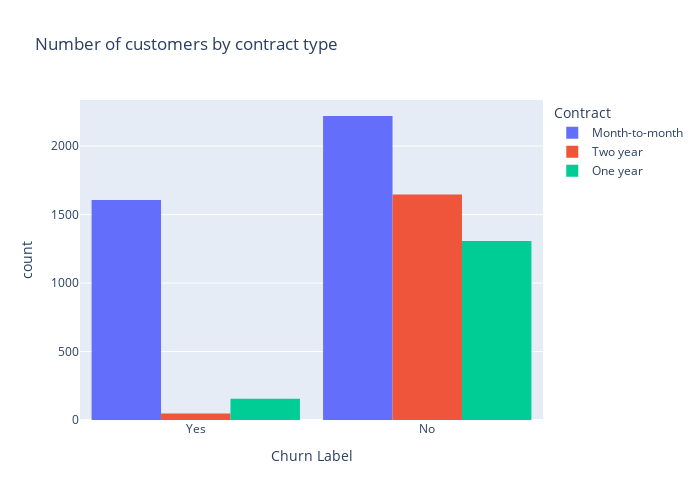

Notebook code for this chart:
### Markdown cell above
#### Contract Types & Charges

### Code cell
# Types of contract:
fig = px.histogram(df, x="Churn Label", color="Contract", barmode="group", title="Number of customers by contract type")
fig.update_layout(width=700, height=500, bargap=0.1)
fig.show()

### Figure 1 — Plotly figure (JSON) as saved in the notebook; plotly's stock layout.template omitted (floating-point values rounded to 4 significant figures; data arrays with more than 128 entries replaced by an {"elided": "..."} marker saying what was removed)
{"data": [{"alignmentgroup": "True", "bingroup": "x", "hovertemplate": "Contract=Month-to-month<br>Churn Label=%{x}<br>count=%{y}<extra></extra>", "legendgroup": "Month-to-month", "marker": {"color": "#636efa", "pattern": {"shape": ""}}, "name": "Month-to-month", "offsetgroup": "Month-to-month", "orientation": "v", "showlegend": true, "type": "histogram", "x": {"elided": "3826 str values"}, "xaxis": "x", "yaxis": "y"}, {"alignmentgroup": "True", "bingroup": "x", "hovertemplate": "Contract=Two year<br>Churn Label=%{x}<br>count=%{y}<extra></extra>", "legendgroup": "Two year", "marker": {"color": "#EF553B", "pattern": {"shape": ""}}, "name": "Two year", "offsetgroup": "Two year", "orientation": "v", "showlegend": true, "type": "histogram", "x": {"elided": "1695 str values"}, "xaxis": "x", "yaxis": "y"}, {"alignmentgroup": "True", "bingroup": "x", "hovertemplate": "Contract=One year<br>Churn Label=%{x}<br>count=%{y}<extra></extra>", "legendgroup": "One year", "marker": {"color": "#00cc96", "pattern": {"shape": ""}}, "name": "One year", "offsetgroup": "One year", "orientation": "v", "showlegend": true, "type": "histogram", "x": {"elided": "1463 str values"}, "xaxis": "x", "yaxis": "y"}], "layout": {"bargap": 0.1, "barmode": "group", "height": 500, "legend": {"title": {"text": "Contract"}, "tracegroupgap": 0}, "title": {"text": "Number of customers by contract type"}, "width": 700, "xaxis": {"anchor": "y", "domain": [0, 1], "title": {"text": "Churn Label"}}, "yaxis": {"anchor": "x", "domain": [0, 1], "title": {"text": "count"}}}}
